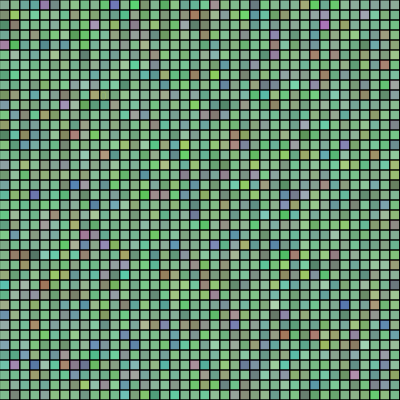
Frame 1 (no input)
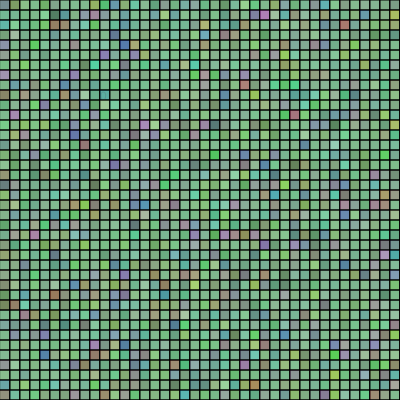
Frame 60 (no input)
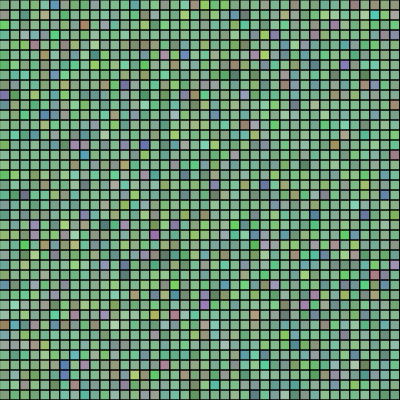
Frame 120 (the mouse pressed at the canvas centre since frame 60)

The p5.js sketch that drew these frames (run headless with seeded random() and noise() and a simulated clock; from frame 60 on, the mouse is pressed at the canvas centre):

// p5.js sketch
// ── sketch.js
let state = 0;

function setup() {
  createCanvas(400, 400);
}

function draw() {

  background(100);

  switch (state) {

    case 0:
      background(127, 186, 142);
      for(var j = 0; j<100; j++){
        for(var i = 0; i<100; i++){
          fill(random(255), random(255), random(255), random(100));
          rect(i*10, j*10, 10, 10);
        }
      }
      text("0", 100, 100);
      break;

    case 1:
      background(186, 127, 127);
      for(var j = 0; j<100; j+=2){
        for(var i = 0; i<100; i++){
          fill(random(255), 0, 0);
          ellipse(i*10, j*10, 20, 20);
        }
      }
      text("1", 100, 100);
      break;

    case 2:
      background(127, 129, 186);
      for(var j = 0; j<100; j+=3){
        for(var i = 0; i<100; i++){
          fill(0, random(255), 0, 0);
          rect(i*5, j*20, 30, 30);
        }
      }
      text("2", 100, 100);
      break;

    case 3:
      background(184, 127, 186);
      for(var j = 0; j<100; j++){
        for(var i = 0; i<100; i++){
          fill(0, 0, random(255));
          rect(i*50, j*60, 50, 50);
        }
      }
      text("3", 100, 100);
      break;

    case 4:
      background(134, 186, 143);
      for(var j = 0; j<100; j++){
        for(var i = 0; i<100; i++){
          fill(0, random(255), 0, random(100));
          ellipse(i*25, j*30, 40, 30);
        }
      }
      text("4", 100, 100);

  }
}

function mouseReleased() {
  state++;
  if (state > 4) state = 0;

}
